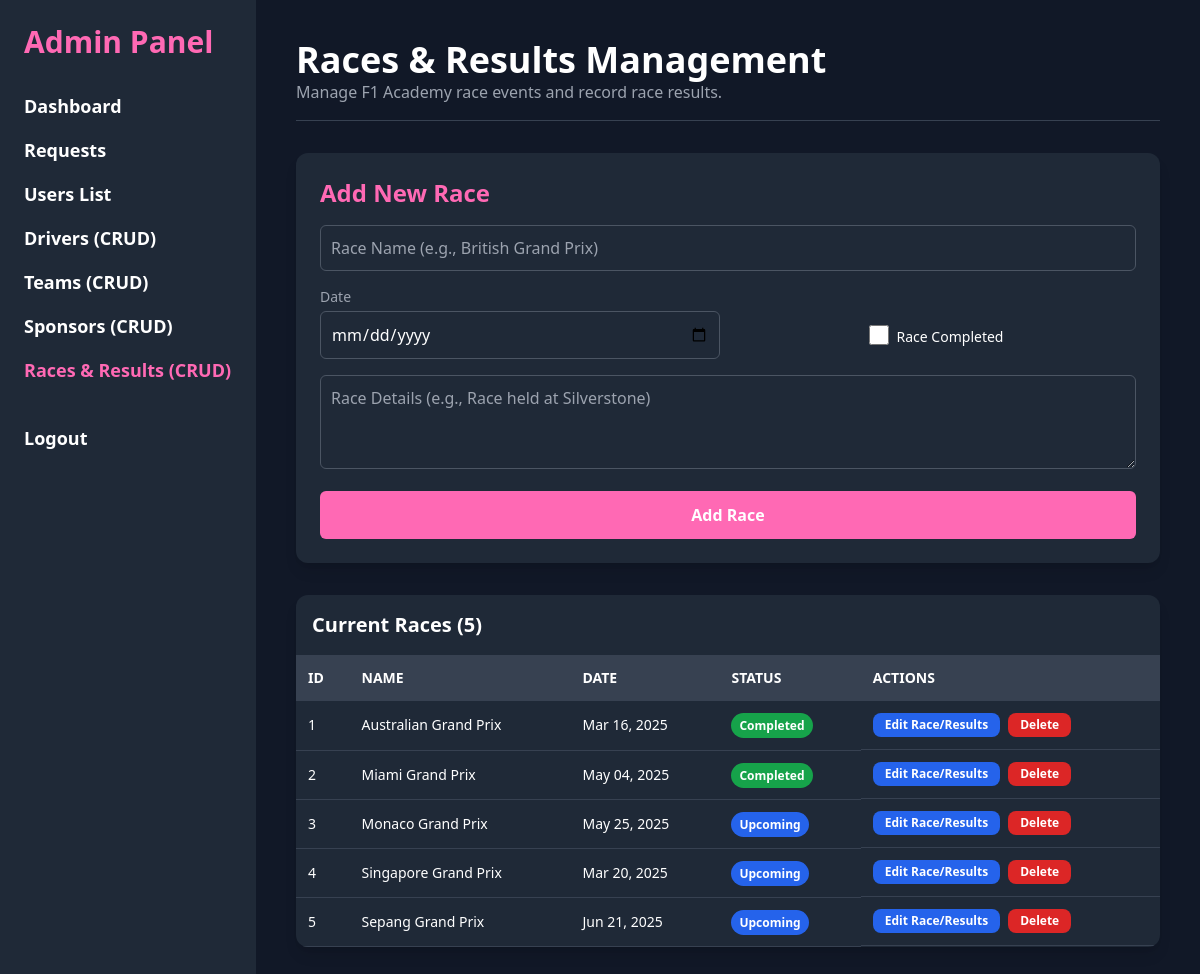
Before: /admin_races.php (signed in) with the older database file.
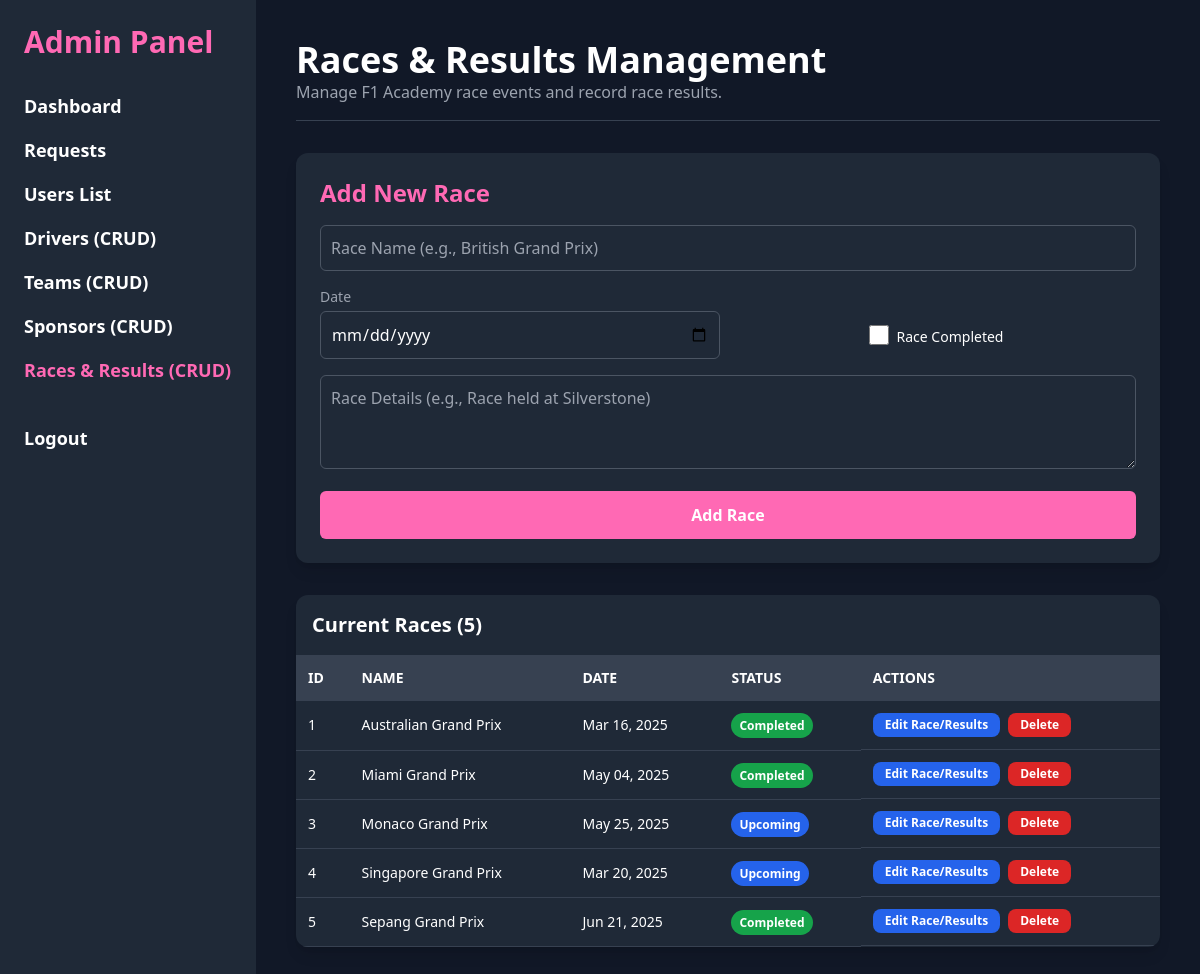
After: the same page with the newer database file.
### tables this page shows
CREATE TABLE `races` (
  `id` int(11) NOT NULL,
  `name` varchar(100) NOT NULL,
  `date` date NOT NULL,
  `details` text DEFAULT NULL,
  `round_number` int(11) NOT NULL,
  `is_completed` tinyint(1) NOT NULL DEFAULT 0
);

### conn.php (called while the page is built, shortened)
<?php
function get_all_races($conn) {
    $query = "SELECT * FROM races ORDER BY round_number ASC";
    $result = $conn->query($query);
    $data = [];
    while ($row = $result->fetch_assoc()) {
        $data[] = $row;
    }
    return $data;
}
?>

### admin_races.php (the view, shortened to what this page needs)
<?php
include("conn.php");
$race_to_edit = null;
$races = get_all_races($conn);
?>
<!DOCTYPE html>
<html lang="en">
<head>
    <script src="https://cdn.tailwindcss.com"></script>
</head>
<body class="bg-gray-900 text-white font-sans flex">
    <aside class="w-64 bg-gray-800 h-screen fixed p-6">
        <h1 class="text-3xl font-extrabold mb-8 text-hotpink">Admin Panel</h1>
        <nav class="admin-nav space-y-4">
            <a href="admin_dashboard.php" class="block text-lg font-bold text-white hover:text-hotpink"> Dashboard</a>
            <a href="admin_requests.php" class="block text-lg font-bold text-white hover:text-hotpink"> Requests</a>
            <a href="admin_users.php" class="block text-lg font-bold text-white hover:text-hotpink"> Users List</a>
            <a href="admin_drivers.php" class="block text-lg font-bold text-white hover:text-hotpink"> Drivers (CRUD)</a>
            <a href="admin_teams.php" class="block text-lg font-bold text-white hover:text-hotpink"> Teams (CRUD)</a>
            <a href="admin_sponsors.php" class="block text-lg font-bold text-white hover:text-hotpink"> Sponsors (CRUD)</a>
            <a href="admin_races.php" class="block text-lg font-bold text-hotpink"> Races & Results (CRUD)</a>
            <a href="logout.php" class="block text-lg font-bold text-white hover:text-red-500 pt-6"> Logout</a>
        </nav>
    </aside>
    <div class="flex-1 ml-64 p-10">
        <header class="mb-8 border-b border-gray-700 pb-4">
            <h2 class="text-4xl font-bold">Races & Results Management</h2>
            <p class="text-gray-400">Manage F1 Academy race events and record race results.</p>
        </header>
        <div class="bg-gray-800 p-6 rounded-xl shadow-lg mb-8">
            <h3 class="text-2xl font-semibold mb-4 text-hotpink"><?php echo $race_to_edit ? 'Update Race ID: ' . $race_to_edit['id'] : 'Add New Race'; ?></h3>
            <form method="POST" action="admin_races.php" class="space-y-4">
                <input type="text" name="name" placeholder="Race Name (e.g., British Grand Prix)" required
                       value="<?php echo htmlspecialchars($race_to_edit['name'] ?? ''); ?>"
                       class="form-input">
                <div class="grid grid-cols-2 gap-4">
                    <div class="space-y-1">
                        <label for="date" class="text-sm text-gray-400 block text-left">Date</label>
                        <input type="date" id="date" name="date" required
                            value="<?php echo htmlspecialchars($race_to_edit['date'] ?? ''); ?>"
                            class="form-input">
                    </div>
                    <div class="space-y-1 pt-6 flex items-center justify-center">
                        <input type="checkbox" id="is_completed" name="is_completed" value="1"
                            <?php echo ($race_to_edit['is_completed'] ?? 0) ? 'checked' : ''; ?>
                            class="h-5 w-5 text-hotpink border-gray-600 rounded focus:ring-hotpink">
                        <label for="is_completed" class="ml-2 text-sm text-white">Race Completed</label>
                    </div>
                </div>
                <textarea name="details" placeholder="Race Details (e.g., Race held at Silverstone)" rows="3"
                          class="form-input"><?php echo htmlspecialchars($race_to_edit['details'] ?? ''); ?></textarea>
                <button type="submit" name="<?php echo $race_to_edit ? 'update_race' : 'add_race'; ?>"
                        class="w-full p-3 bg-hotpink text-white font-bold border-none rounded-md cursor-pointer hover:bg-lightpink transition duration-300">
                    <?php echo $race_to_edit ? 'Update Race' : 'Add Race'; ?>
                </button>
            </form>
        </div>
        <div class="bg-gray-800 rounded-xl overflow-x-auto shadow-lg">
            <h3 class="text-xl font-semibold p-4 border-b border-gray-700">Current Races (<?php echo count($races); ?>)</h3>
            <table class="min-w-full table-auto text-left">
                <thead>
                    <tr class="bg-gray-700 text-sm uppercase">
                        <th class="p-3">ID</th>
                        <th class="p-3">Name</th>
                        <th class="p-3">Date</th>
                        <th class="p-3">Status</th>
                        <th class="p-3">Actions</th>
                    </tr>
                </thead>
                <tbody>
                    <?php if (!empty($races)): ?>
                        <?php foreach ($races as $race): ?>
                            <tr class="hover:bg-gray-700 text-sm">
                                <td><?php echo htmlspecialchars($race['id']); ?></td>
                                <td><?php echo htmlspecialchars($race['name']); ?></td>
                                <td><?php echo date('M d, Y', strtotime($race['date'])); ?></td>
                                <td><span class="px-2 py-1 rounded-full text-xs font-semibold <?php echo $race['is_completed'] ? 'bg-green-600' : 'bg-blue-600'; ?>"><?php echo $race['is_completed'] ? 'Completed' : 'Upcoming'; ?></span></td>
                                <td class="whitespace-nowrap flex space-x-2">
                                    <a href="admin_races.php?edit_id=<?php echo $race['id']; ?>" class="text-xs bg-blue-600 hover:bg-blue-700 text-white py-1 px-3 rounded-lg font-bold transition duration-200">
                                        Edit Race/Results
                                    </a>
                                    <form method="POST" class="inline-block" onsubmit="return confirm('Are you sure you want to delete race: <?php echo $race['name']; ?>? This will delete all results!');">
                                        <button type="submit" name="delete_race" class="text-xs bg-red-600 hover:bg-red-700 text-white py-1 px-3 rounded-lg font-bold transition duration-200">
                                            Delete
                                        </button>
                                    </form>
                                </td>
                            </tr>
                        <?php endforeach; ?>
                    <?php else: ?>
                        <tr><td colspan="5" class="text-center py-4 text-gray-400">No races found.</td></tr>
                    <?php endif; ?>
                </tbody>
            </table>
        </div>
    </div>
</body>
</html>

### admin_races.php (style rules this page uses)
.bg-hotpink { background-color: hotpink; }
.text-hotpink { color: hotpink; }
.admin-nav a { transition: color 0.3s; }
th, td { padding: 12px; border-bottom: 1px solid #374151; }
.form-input { padding: 10px; border-radius: 6px; border: 1px solid #4b5563; background-color: #1f2937; color: white; width: 100%; box-sizing: border-box; }

Changed rows visible on the page:
changed races "Sepang Grand Prix": is_completed "Upcoming" → "Completed"
